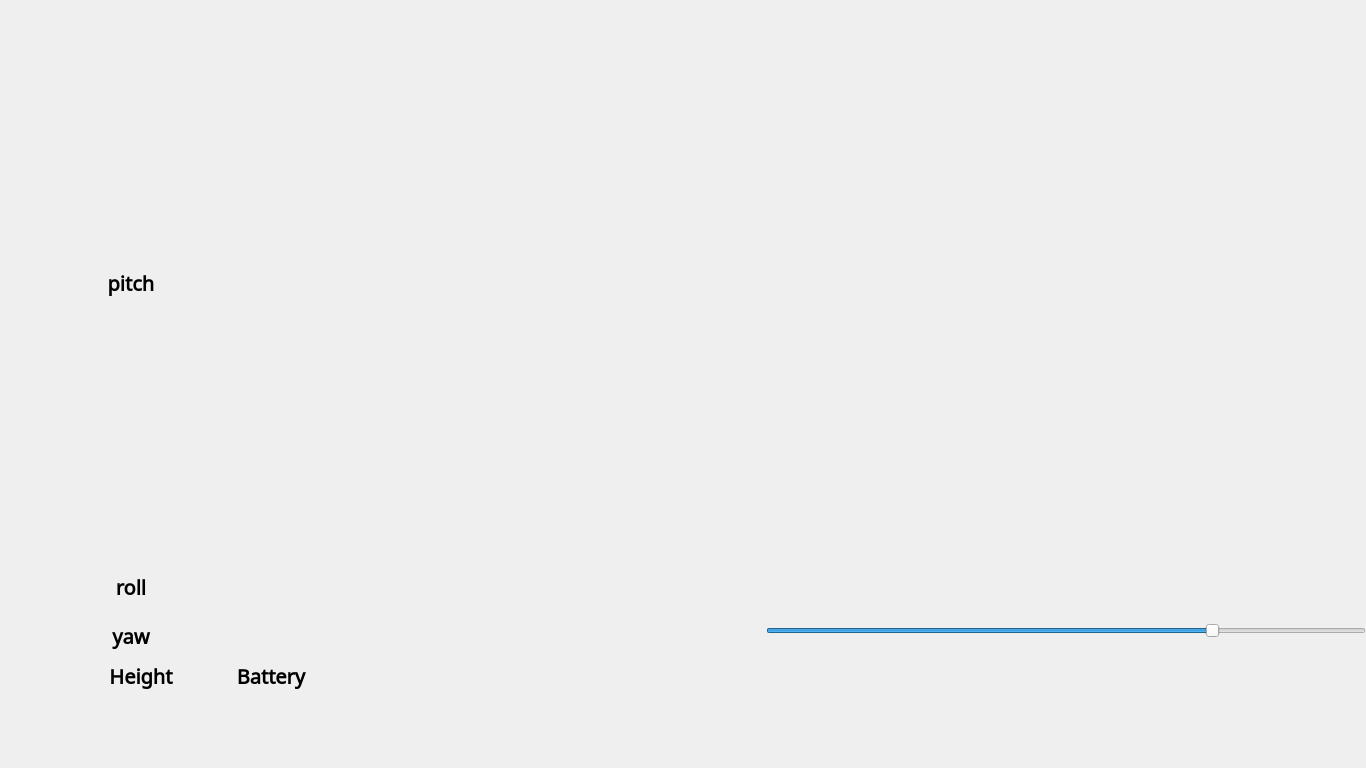
<?xml version="1.0" encoding="UTF-8"?>
<ui version="4.0">
 <class>MainWindow</class>
 <widget class="QMainWindow" name="MainWindow">
  <property name="geometry">
   <rect>
    <x>0</x>
    <y>0</y>
    <width>1366</width>
    <height>768</height>
   </rect>
  </property>
  <property name="font">
   <font>
    <pointsize>15</pointsize>
   </font>
  </property>
  <property name="windowTitle">
   <string>MainWindow</string>
  </property>
  <widget class="QWidget" name="centralWidget">
   <widget class="QWidget" name="map" native="true">
    <property name="geometry">
     <rect>
      <x>766</x>
      <y>0</y>
      <width>600</width>
      <height>600</height>
     </rect>
    </property>
   </widget>
   <widget class="QLabel" name="txt_roll">
    <property name="geometry">
     <rect>
      <x>90</x>
      <y>570</y>
      <width>82</width>
      <height>31</height>
     </rect>
    </property>
    <property name="font">
     <font>
      <family>Noto Sans Cuneiform</family>
      <weight>75</weight>
      <bold>true</bold>
     </font>
    </property>
    <property name="text">
     <string>roll</string>
    </property>
    <property name="alignment">
     <set>Qt::AlignCenter</set>
    </property>
   </widget>
   <widget class="QLabel" name="txt_pitch">
    <property name="geometry">
     <rect>
      <x>90</x>
      <y>267</y>
      <width>82</width>
      <height>31</height>
     </rect>
    </property>
    <property name="font">
     <font>
      <family>Noto Sans Cypriot</family>
      <weight>75</weight>
      <bold>true</bold>
     </font>
    </property>
    <property name="text">
     <string>pitch</string>
    </property>
    <property name="alignment">
     <set>Qt::AlignCenter</set>
    </property>
   </widget>
   <widget class="QLabel" name="txt_yaw">
    <property name="geometry">
     <rect>
      <x>90</x>
      <y>620</y>
      <width>82</width>
      <height>31</height>
     </rect>
    </property>
    <property name="font">
     <font>
      <family>Noto Sans Coptic</family>
      <weight>75</weight>
      <bold>true</bold>
     </font>
    </property>
    <property name="text">
     <string>yaw</string>
    </property>
    <property name="alignment">
     <set>Qt::AlignCenter</set>
    </property>
   </widget>
   <widget class="QPushButton" name="btn_connect">
    <property name="geometry">
     <rect>
      <x>300</x>
      <y>30</y>
      <width>100</width>
      <height>100</height>
     </rect>
    </property>
    <property name="text">
     <string/>
    </property>
    <property name="icon">
     <iconset resource="resources.qrc">
      <normaloff>:/pic/icon-disconnect.png</normaloff>:/pic/icon-disconnect.png</iconset>
    </property>
    <property name="iconSize">
     <size>
      <width>100</width>
      <height>100</height>
     </size>
    </property>
    <property name="flat">
     <bool>true</bool>
    </property>
   </widget>
   <widget class="QLabel" name="bg_pitch">
    <property name="geometry">
     <rect>
      <x>0</x>
      <y>4</y>
      <width>256</width>
      <height>256</height>
     </rect>
    </property>
    <property name="text">
     <string/>
    </property>
    <property name="pixmap">
     <pixmap resource="resources.qrc">:/pic/bg-roll-2.png</pixmap>
    </property>
   </widget>
   <widget class="QLabel" name="bg_roll">
    <property name="geometry">
     <rect>
      <x>0</x>
      <y>310</y>
      <width>256</width>
      <height>256</height>
     </rect>
    </property>
    <property name="text">
     <string/>
    </property>
    <property name="pixmap">
     <pixmap resource="resources.qrc">:/pic/bg-roll-2.png</pixmap>
    </property>
   </widget>
   <widget class="QLabel" name="icon_roll">
    <property name="geometry">
     <rect>
      <x>0</x>
      <y>310</y>
      <width>256</width>
      <height>256</height>
     </rect>
    </property>
    <property name="text">
     <string/>
    </property>
    <property name="pixmap">
     <pixmap resource="resources.qrc">:/pic/icon-roll.png</pixmap>
    </property>
   </widget>
   <widget class="QLabel" name="icon_pitch">
    <property name="geometry">
     <rect>
      <x>0</x>
      <y>0</y>
      <width>256</width>
      <height>256</height>
     </rect>
    </property>
    <property name="text">
     <string/>
    </property>
    <property name="pixmap">
     <pixmap resource="resources.qrc">:/pic/icon-pitch.png</pixmap>
    </property>
   </widget>
   <widget class="QSlider" name="horizontalSlider">
    <property name="geometry">
     <rect>
      <x>766</x>
      <y>610</y>
      <width>600</width>
      <height>41</height>
     </rect>
    </property>
    <property name="minimum">
     <number>1</number>
    </property>
    <property name="maximum">
     <number>21</number>
    </property>
    <property name="value">
     <number>16</number>
    </property>
    <property name="sliderPosition">
     <number>16</number>
    </property>
    <property name="orientation">
     <enum>Qt::Horizontal</enum>
    </property>
    <property name="tickPosition">
     <enum>QSlider::NoTicks</enum>
    </property>
   </widget>
   <widget class="QPushButton" name="btn_up">
    <property name="geometry">
     <rect>
      <x>300</x>
      <y>150</y>
      <width>100</width>
      <height>100</height>
     </rect>
    </property>
    <property name="text">
     <string/>
    </property>
    <property name="icon">
     <iconset resource="resources.qrc">
      <normaloff>:/pic/icon-up.png</normaloff>:/pic/icon-up.png</iconset>
    </property>
    <property name="iconSize">
     <size>
      <width>100</width>
      <height>100</height>
     </size>
    </property>
    <property name="flat">
     <bool>true</bool>
    </property>
   </widget>
   <widget class="QPushButton" name="btn_down">
    <property name="geometry">
     <rect>
      <x>300</x>
      <y>260</y>
      <width>100</width>
      <height>100</height>
     </rect>
    </property>
    <property name="text">
     <string/>
    </property>
    <property name="icon">
     <iconset resource="resources.qrc">
      <normaloff>:/pic/icon-down.png</normaloff>:/pic/icon-down.png</iconset>
    </property>
    <property name="iconSize">
     <size>
      <width>100</width>
      <height>100</height>
     </size>
    </property>
    <property name="flat">
     <bool>true</bool>
    </property>
   </widget>
   <widget class="QLabel" name="txt_yaw_2">
    <property name="geometry">
     <rect>
      <x>100</x>
      <y>660</y>
      <width>82</width>
      <height>31</height>
     </rect>
    </property>
    <property name="font">
     <font>
      <family>Noto Sans Coptic</family>
      <weight>75</weight>
      <bold>true</bold>
     </font>
    </property>
    <property name="text">
     <string>Height</string>
    </property>
    <property name="alignment">
     <set>Qt::AlignCenter</set>
    </property>
   </widget>
   <widget class="QLabel" name="txt_yaw_3">
    <property name="geometry">
     <rect>
      <x>230</x>
      <y>660</y>
      <width>82</width>
      <height>31</height>
     </rect>
    </property>
    <property name="font">
     <font>
      <family>Noto Sans Coptic</family>
      <weight>75</weight>
      <bold>true</bold>
     </font>
    </property>
    <property name="text">
     <string>Battery</string>
    </property>
    <property name="alignment">
     <set>Qt::AlignCenter</set>
    </property>
   </widget>
  </widget>
 </widget>
 <layoutdefault spacing="6" margin="11"/>
 <resources>
  <include location="resources.qrc"/>
 </resources>
 <connections/>
</ui>
